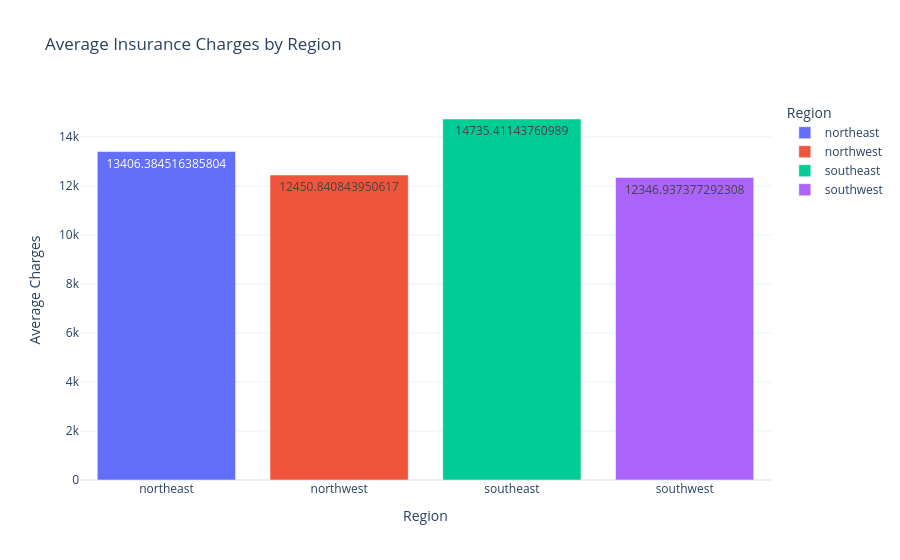

This figure's notebook cell:
### Markdown cell above
*Region vs Insurance Charges*

### Code cell
region_avg = df.groupby('region')['charges'].mean().reset_index()
region_avg.columns = ['Region', 'Average Charges']

fig = px.bar(region_avg, x='Region', y='Average Charges',
              title='Average Insurance Charges by Region',
              text='Average Charges', color='Region',
              template='plotly_white')
fig.show()

### Figure 1 — Plotly figure (JSON) as saved in the notebook; plotly's stock layout.template omitted (floating-point values rounded to 4 significant figures)
{"data": [{"hovertemplate": "Region=%{x}<br>Average Charges=%{text}<extra></extra>", "legendgroup": "northeast", "marker": {"color": "#636efa", "pattern": {"shape": ""}}, "name": "northeast", "orientation": "v", "showlegend": true, "text": [13410.0], "textposition": "auto", "type": "bar", "x": ["northeast"], "xaxis": "x", "y": [13410.0], "yaxis": "y"}, {"hovertemplate": "Region=%{x}<br>Average Charges=%{text}<extra></extra>", "legendgroup": "northwest", "marker": {"color": "#EF553B", "pattern": {"shape": ""}}, "name": "northwest", "orientation": "v", "showlegend": true, "text": [12450.0], "textposition": "auto", "type": "bar", "x": ["northwest"], "xaxis": "x", "y": [12450.0], "yaxis": "y"}, {"hovertemplate": "Region=%{x}<br>Average Charges=%{text}<extra></extra>", "legendgroup": "southeast", "marker": {"color": "#00cc96", "pattern": {"shape": ""}}, "name": "southeast", "orientation": "v", "showlegend": true, "text": [14740.0], "textposition": "auto", "type": "bar", "x": ["southeast"], "xaxis": "x", "y": [14740.0], "yaxis": "y"}, {"hovertemplate": "Region=%{x}<br>Average Charges=%{text}<extra></extra>", "legendgroup": "southwest", "marker": {"color": "#ab63fa", "pattern": {"shape": ""}}, "name": "southwest", "orientation": "v", "showlegend": true, "text": [12350.0], "textposition": "auto", "type": "bar", "x": ["southwest"], "xaxis": "x", "y": [12350.0], "yaxis": "y"}], "layout": {"barmode": "relative", "legend": {"title": {"text": "Region"}, "tracegroupgap": 0}, "title": {"text": "Average Insurance Charges by Region"}, "xaxis": {"anchor": "y", "categoryarray": ["northeast", "northwest", "southeast", "southwest"], "categoryorder": "array", "domain": [0, 1], "title": {"text": "Region"}}, "yaxis": {"anchor": "x", "domain": [0, 1], "title": {"text": "Average Charges"}}}}
